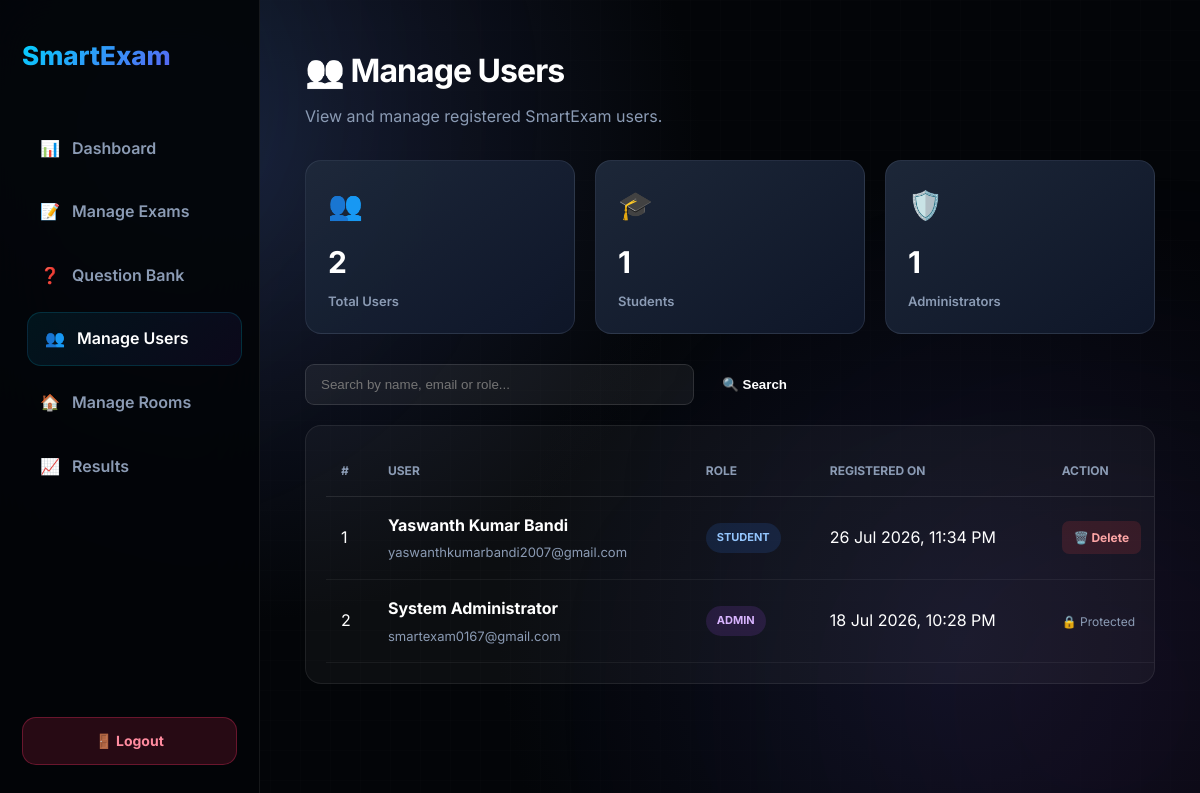
/admin/manage_users.php (signed in), run on the app's committed database.
### tables this page shows
CREATE TABLE `users` (
  `id` int(11) NOT NULL,
  `name` varchar(100) NOT NULL,
  `email` varchar(150) NOT NULL,
  `password` varchar(255) NOT NULL,
  `role` enum('admin','student') DEFAULT 'student',
  `created_at` timestamp NOT NULL DEFAULT current_timestamp(),
  `is_verified` tinyint(1) NOT NULL DEFAULT 0,
  `otp` varchar(6) DEFAULT NULL,
  `otp_expiry` datetime DEFAULT NULL
);

### admin/manage_users.php (the view, shortened to what this page needs)
<?php
require_once "../config/database.php";
$total_users_sql = "
    SELECT COUNT(*) AS total
    FROM users
";
$total_users_result =
    $conn->query($total_users_sql);
$total_users = 0;
if ($total_users_result) {
    $total_users = intval(
        $total_users_result
            ->fetch_assoc()["total"]
    );
}
$total_students_sql = "
    SELECT COUNT(*) AS total
    FROM users
    WHERE role = 'student'
";
$total_students_result =
    $conn->query($total_students_sql);
$total_students = 0;
if ($total_students_result) {
    $total_students = intval(
        $total_students_result
            ->fetch_assoc()["total"]
    );
}
$total_admins_sql = "
    SELECT COUNT(*) AS total
    FROM users
    WHERE role = 'admin'
";
$total_admins_result =
    $conn->query($total_admins_sql);
$total_admins = 0;
if ($total_admins_result) {
    $total_admins = intval(
        $total_admins_result
            ->fetch_assoc()["total"]
    );
}
$search = "";
if (
    $search !== ""
) {
    $user_sql = "
        SELECT
            id,
            name,
            email,
            role,
            created_at
        FROM users
        WHERE
            name LIKE ?
            OR
            email LIKE ?
            OR
            role LIKE ?
        ORDER BY
            created_at DESC
    ";
    $user_stmt =
        $conn->prepare($user_sql);
    $search_value =
        "%" . $search . "%";
    $user_stmt->bind_param(
        "sss",
        $search_value,
        $search_value,
        $search_value
    );
    $user_stmt->execute();
    $user_result =
        $user_stmt->get_result();
} else {
    $user_sql = "
        SELECT
            id,
            name,
            email,
            role,
            created_at
        FROM users
        ORDER BY
            created_at DESC
    ";
    $user_result =
        $conn->query($user_sql);
}
?>
<!DOCTYPE html>
<html lang="en">
<head>
    <link
        rel="stylesheet"
        href="../assets/css/style.css"
    >
</head>
<body>
<div class="dashboard-layout">
    <aside class="sidebar">
        <div class="sidebar-logo">
            Smart<span>Exam</span>
        </div>
        <nav class="sidebar-nav">
            <a
                href="dashboard.php"
                class="sidebar-link"
            >
                <span>📊</span>
                Dashboard
            </a>
            <a
                href="exams.php"
                class="sidebar-link"
            >
                <span>📝</span>
                Manage Exams
            </a>
            <a
                href="questions.php"
                class="sidebar-link"
            >
                <span>❓</span>
                Question Bank
            </a>
            <a
                href="manage_users.php"
                class="sidebar-link active"
            >
                <span>👥</span>
                Manage Users
            </a>
            <a
                href="manage_rooms.php"
                class="sidebar-link"
            >
                <span>🏠</span>
                Manage Rooms
            </a>
            <a
                href="results.php"
                class="sidebar-link"
            >
                <span>📈</span>
                Results
            </a>
        </nav>
        <div class="sidebar-footer">
            <a
                href="../logout.php"
                class="btn btn-danger"
                style="width:100%;"
            >
                🚪 Logout
            </a>
        </div>
    </aside>
    <main class="main-content">
        <div class="admin-container">
            <div class="page-header">
                <h1>
                    👥 Manage Users
                </h1>
                <p>
                    View and manage registered SmartExam users.
                </p>
            </div>
            <div class="stats-grid">
                <div class="stat-card">
                    <div class="stat-icon">
                        👥
                    </div>
                    <div class="stat-value">
                        <?php
                        echo $total_users;
                        ?>
                    </div>
                    <div class="stat-label">
                        Total Users
                    </div>
                </div>
                <div class="stat-card">
                    <div class="stat-icon">
                        🎓
                    </div>
                    <div class="stat-value">
                        <?php
                        echo $total_students;
                        ?>
                    </div>
                    <div class="stat-label">
                        Students
                    </div>
                </div>
                <div class="stat-card">
                    <div class="stat-icon">
                        🛡️
                    </div>
                    <div class="stat-value">
                        <?php
                        echo $total_admins;
                        ?>
                    </div>
                    <div class="stat-label">
                        Administrators
                    </div>
                </div>
            </div>
            <div class="toolbar">
                <form
                    method="GET"
                    class="search-form"
                >
                    <input
                        type="text"
                        name="search"
                        placeholder="Search by name, email or role..."
                        value="<?php
                            echo htmlspecialchars(
                                $search
                            );
                        ?>"
                    >
                    <button
                        type="submit"
                    >
                        🔍 Search
                    </button>
                </form>
            </div>
            <div class="table-card">
                <?php if (
                    $user_result
                    &&
                    $user_result->num_rows > 0
                ): ?>
                    <table>
                        <thead>
                            <tr>
                                <th>
                                    #
                                </th>
                                <th>
                                    User
                                </th>
                                <th>
                                    Role
                                </th>
                                <th>
                                    Registered On
                                </th>
                                <th>
                                    Action
                                </th>
                            </tr>
                        </thead>
                        <tbody>
                            <?php
                            $counter = 1;
                            while (
                                $user =
                                $user_result
                                    ->fetch_assoc()
                            ):
                            ?>
                                <tr>
                                    <td>
                                        <?php
                                        echo $counter++;
                                        ?>
                                    </td>
                                    <td>
                                        <div
                                            class="user-name"
                                        >
                                            <?php
                                            echo htmlspecialchars(
                                                $user["name"]
                                            );
                                            ?>
                                        </div>
                                        <div
                                            class="user-email"
                                        >
                                            <?php
                                            echo htmlspecialchars(
                                                $user["email"]
                                            );
                                            ?>
                                        </div>
                                    </td>
                                    <td>
                                        <span
                                            class="role-badge role-<?php
                                            echo htmlspecialchars(
                                                strtolower(
                                                    $user["role"]
                                                )
                                            );
                                            ?>"
                                        >
                                            <?php
                                            echo htmlspecialchars(
                                                $user["role"]
                                            );
                                            ?>
                                        </span>
                                    </td>
                                    <td>
                                        <?php
                                        if (
                                            !empty(
                                                $user["created_at"]
                                            )
                                        ) {
                                            echo date(
                                                "d M Y, h:i A",
                                                strtotime(
                                                    $user["created_at"]
                                                )
                                            );
                                        } else {
                                            echo "N/A";
                                        }
                                        ?>
                                    </td>
                                    <td>
                                        <?php if (
                                            strtolower(
                                                $user["role"]
                                            )
                                            ===
                                            "student"
                                        ): ?>
                                            <a
                                                href="manage_users.php?delete=<?php
                                                echo intval(
                                                    $user["id"]
                                                );
                                                ?>"
                                                class="delete-btn"
                                                onclick="return confirm(
                                                    'Are you sure you want to delete this student? This action cannot be undone.'
                                                );"
                                            >
                                                🗑️ Delete
                                            </a>
                                        <?php else: ?>
                                            <span
                                                class="protected-user"
                                            >
                                                🔒 Protected
                                            </span>
                                        <?php endif; ?>
                                    </td>
                                </tr>
                            <?php endwhile; ?>
                        </tbody>
                    </table>
                <?php else: ?>
                    <div class="empty-state">
                        📭 No users found.
                    </div>
                <?php endif; ?>
            </div>
        </div>
    </main>
</div>
</body>
</html>

### admin/manage_users.php (style rules this page uses)
.admin-container { max-width: 1400px; margin: 0 auto; }
.page-header { margin-bottom: 30px; }
.page-header h1 { font-size: 32px; margin-bottom: 8px; }
.page-header p { color: var(--text-muted); }
.stats-grid { display: grid; grid-template-columns: repeat( auto-fit, minmax( 210px, 1fr ) ); gap: 20px; margin-bottom: 30px; }
.stat-card { padding: 22px; border-radius: 16px; background: linear-gradient( 145deg, rgba( 30, 41, 59, 0.95 ), rgba( 15, 23, 42, 0.95 ) ); border: 1px solid rgba( 148, 163, 184, 0.15 ); }
.stat-icon { font-size: 28px; margin-bottom: 10px; }
.stat-value { font-size: 30px; font-weight: bold; margin-bottom: 5px; }
.stat-label { color: var(--text-muted); font-size: 13px; }
.toolbar { display: flex; justify-content: space-between; align-items: center; gap: 15px; flex-wrap: wrap; margin-bottom: 20px; }
.search-form { display: flex; gap: 10px; flex: 1; max-width: 500px; }
.search-form input { flex: 1; padding: 12px 15px; border-radius: 9px; border: 1px solid rgba( 255, 255, 255, 0.12 ); background: rgba( 255, 255, 255, 0.06 ); color: white; outline: none; }
.search-form button { padding: 12px 18px; border: none; border-radius: 9px; background: var(--accent); color: white; font-weight: bold; cursor: pointer; }
.table-card { padding: 20px; border-radius: 16px; background: rgba( 255, 255, 255, 0.04 ); border: 1px solid rgba( 255, 255, 255, 0.08 ); overflow-x: auto; }
table { width: 100%; border-collapse: collapse; min-width: 850px; }
th { text-align: left; padding: 15px; color: var(--text-muted); font-size: 12px; text-transform: uppercase; border-bottom: 1px solid rgba( 255, 255, 255, 0.1 ); }
td { padding: 16px 15px; border-bottom: 1px solid rgba( 255, 255, 255, 0.06 ); }
.user-name { font-weight: bold; }
.user-email { color: var(--text-muted); font-size: 13px; margin-top: 4px; }
.role-badge { display: inline-block; padding: 6px 11px; border-radius: 20px; font-size: 11px; font-weight: bold; text-transform: uppercase; }
.role-student { background: rgba( 59, 130, 246, 0.15 ); color: #93c5fd; }
.role-admin { background: rgba( 168, 85, 247, 0.15 ); color: #d8b4fe; }
.delete-btn { display: inline-block; padding: 7px 12px; border-radius: 7px; background: rgba( 239, 68, 68, 0.15 ); color: #fca5a5; text-decoration: none; font-size: 12px; font-weight: bold; }
.protected-user { color: var(--text-muted); font-size: 12px; }

### data on the page
users: name "Yaswanth Kumar Bandi", email "yaswanthkumarbandi2007@gmail.com", role "STUDENT", created_at "26 Jul 2026, 11:34 PM"
users: name "System Administrator", email "smartexam0167@gmail.com", role "ADMIN", created_at "18 Jul 2026, 10:28 PM", shows "🔒 Protected"

### other printed values
$total_users "2"
$total_students "1"
$total_admins "1"
